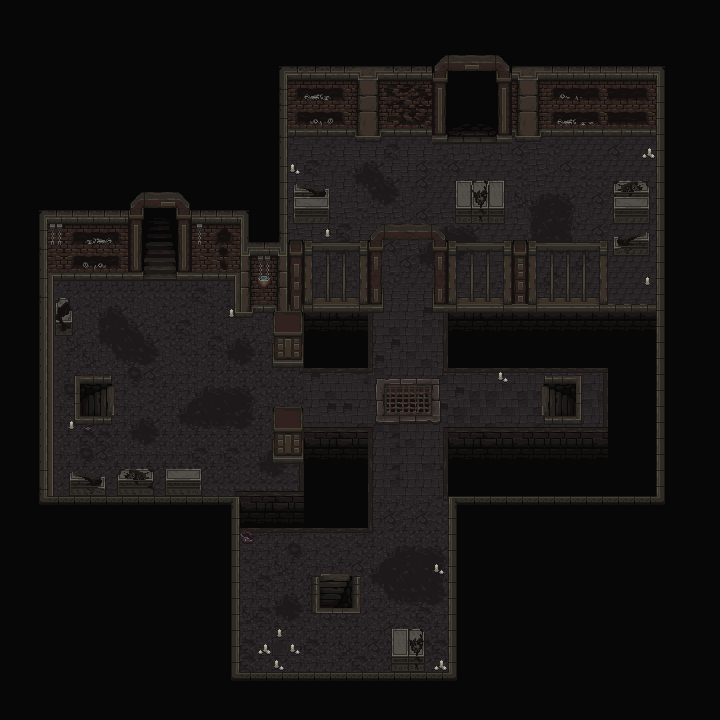

Rendered tile map (Tiled .tmx) drawn with the repository's tilesets; below, a short description and the map source with its tile grids summarised:
An orthogonal 45x45 tile map with 16x16 px tiles, 14 tile layers (Boden, Eingang, Rand 1, Rand 2, ...), 2 tilesets.

<map version="1.10" tiledversion="1.11.2" orientation="orthogonal" renderorder="right-down" width="45" height="45" tilewidth="16" tileheight="16" infinite="0" nextlayerid="17" nextobjectid="1">
 <tileset firstgid="1" source="Assets.tsx" />
 <tileset firstgid="2561" source="decorative.tsx" />
 <layer id="4" name="Boden" width="45" height="45">
  <data>[2025 cells, 2025 non-empty, 74 distinct tile ids]</data>
 </layer>
 <layer id="6" name="Eingang" width="45" height="45">
  <data>[2025 cells, 207 non-empty, 48 distinct tile ids]</data>
 </layer>
 <layer id="5" name="Rand 1" width="45" height="45">
  <data>[2025 cells, 380 non-empty, 51 distinct tile ids]</data>
 </layer>
 <layer id="7" name="Rand 2" width="45" height="45">
  <data>[2025 cells, 17 non-empty, 10 distinct tile ids]</data>
 </layer>
 <layer id="3" name="Wände" width="45" height="45">
  <data>[2025 cells, 1053 non-empty, 226 distinct tile ids]</data>
 </layer>
 <layer id="8" name="Pfeiler" width="45" height="45">
  <data>[2025 cells, 40 non-empty, 12 distinct tile ids]</data>
 </layer>
 <layer id="13" name="Objekte-1" width="45" height="45">
  <data>[2025 cells, 84 non-empty, 44 distinct tile ids]</data>
 </layer>
 <layer id="14" name="Objekte-2" width="45" height="45">
  <data>[2025 cells, 32 non-empty, 20 distinct tile ids]</data>
 </layer>
 <layer id="9" name="Hier soll der Spieler sein!" width="45" height="45">
  <data>[2025 cells, 0 non-empty, 0 distinct tile ids]</data>
 </layer>
 <layer id="12" name="Eingang (AOT)" width="45" height="45">
  <data>[2025 cells, 6 non-empty, 6 distinct tile ids]</data>
 </layer>
 <layer id="11" name="Wände (AOT)" width="45" height="45">
  <data>[2025 cells, 95 non-empty, 52 distinct tile ids]</data>
 </layer>
 <layer id="10" name="Pfeiler (AOT)" width="45" height="45">
  <data>[2025 cells, 8 non-empty, 4 distinct tile ids]</data>
 </layer>
 <layer id="15" name="Objekte-1 (AOT)" width="45" height="45">
  <data>[2025 cells, 28 non-empty, 20 distinct tile ids]</data>
 </layer>
 <layer id="16" name="Objekt-2 (AOT)" width="45" height="45">
  <data>[2025 cells, 7 non-empty, 7 distinct tile ids]</data>
 </layer>
</map>
